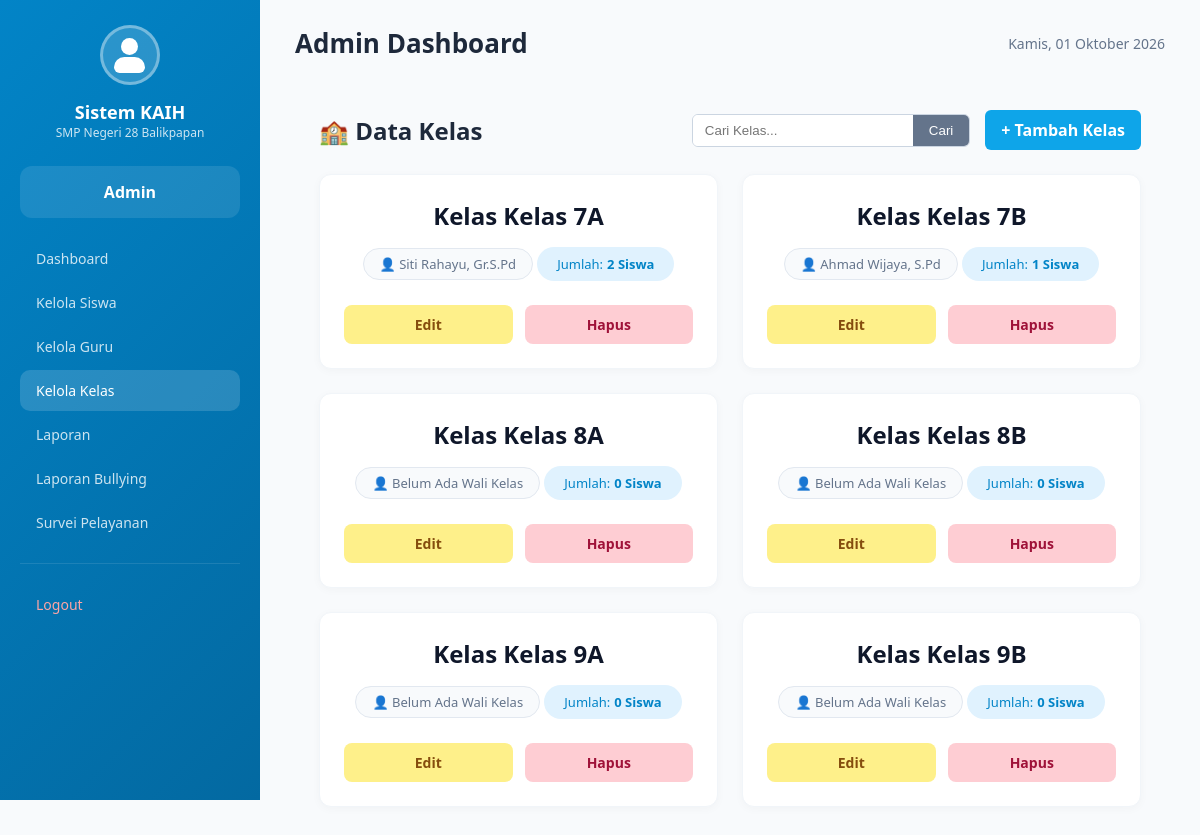
The app's page /aplikasi/admin/kelas.php (signed in) with its own data.
### tables this page shows
CREATE TABLE `kaih_kelas` (
  `id` bigint unsigned NOT NULL AUTO_INCREMENT,
  `nama_kelas` varchar(50) NOT NULL,
  `tingkat` enum('7','8','9') DEFAULT NULL,
  `wali_kelas_id` bigint unsigned DEFAULT NULL,
  `created_at` timestamp NULL DEFAULT NULL,
  `updated_at` timestamp NULL DEFAULT NULL,
  PRIMARY KEY (`id`),
  UNIQUE KEY `unique_nama_kelas` (`nama_kelas`),
  KEY `kaih_kelas_wali_kelas_id_foreign` (`wali_kelas_id`)
);

### aplikasi/admin/kelas.php (the view, shortened to what this page needs)
<?php
require_once '../../config/database.php';
$search = $_GET['search'] ?? '';
$query = "
    SELECT
        k.id,
        k.nama_kelas,
        (SELECT COUNT(*) FROM siswa s WHERE s.kelas = k.nama_kelas) AS jumlah_siswa,
        (SELECT nama_guru FROM guru g WHERE g.kelas = k.nama_kelas LIMIT 1) AS nama_wali
    FROM kaih_kelas k
";
$query .= " ORDER BY k.nama_kelas ASC";
$stmt = $pdo->prepare($query);
$stmt->execute();
$kelas_data = $stmt->fetchAll(PDO::FETCH_ASSOC);
require_once '../includes/header-kaih.php';
?>
<div class="kelas-container">
    <div class="kelas-header">
        <h2>🏫 Data Kelas</h2>
        <div class="header-actions">
            <form method="GET" action="" class="search-box">
                <input type="text" name="search" placeholder="Cari Kelas..." value="<?php echo htmlspecialchars($search); ?>">
                <button type="submit">Cari</button>
            </form>
            <a href="tambah_kelas.php" class="btn-tambah">+ Tambah Kelas</a>
        </div>
    </div>
    <div class="kelas-grid">
        <?php if (count($kelas_data) > 0): ?>
            <?php foreach ($kelas_data as $row): ?>
                <div class="kelas-card" data-href="siswa.php?q=<?php echo urlencode($row['nama_kelas']); ?>">
                    <h3>Kelas <?php echo htmlspecialchars($row['nama_kelas']); ?></h3>
                    <div class="wali-kelas">
                        👤 <?php echo !empty($row['nama_wali']) ? htmlspecialchars($row['nama_wali']) : 'Belum Ada Wali Kelas'; ?>
                    </div>
                    <div class="badge-siswa" title="Lihat daftar siswa kelas <?php echo htmlspecialchars($row['nama_kelas']); ?>">
                        Jumlah: <strong><?php echo $row['jumlah_siswa']; ?> Siswa</strong>
                    </div>
                    <div class="card-actions">
                        <a href="edit_kelas.php?id=<?php echo $row['id']; ?>" class="btn-edit">Edit</a>
                        <a href="hapus_kelas.php?id=<?php echo $row['id']; ?>" class="btn-hapus" onclick="return confirm('Yakin ingin menghapus kelas ini?');">Hapus</a>
                    </div>
                </div>
            <?php endforeach; ?>
        <?php else: ?>
            <div style="grid-column: 1 / -1; text-align: center; padding: 40px; color: #64748b; background: #fff; border-radius: 12px;">
                Belum ada data kelas yang ditambahkan atau tidak ada hasil pencarian.
            </div>
        <?php endif; ?>
    </div>
</div>

### aplikasi/includes/header-kaih.php (style rules this page uses)
* { margin: 0; padding: 0; box-sizing: border-box; }
body { font-family: 'Segoe UI', Tahoma, Geneva, Verdana, sans-serif; background: #f1f5f9; min-height: 100vh; }

### aplikasi/admin/kelas.php (style rules this page uses)
body { background-color: #f8fafc; }
.kelas-container { padding: 24px; width: 100%; max-width: 1200px; margin: 0 auto; box-sizing: border-box; }
.kelas-header { display: flex; justify-content: space-between; align-items: center; margin-bottom: 24px; width: 100%; }
.kelas-header h2 { margin: 0; font-size: 24px; color: #1e293b; display: flex; align-items: center; gap: 10px; }
.header-actions { display: flex; align-items: center; gap: 15px; }
.search-box { display: flex; border: 1px solid #cbd5e1; border-radius: 6px; overflow: hidden; background: #fff; }
.search-box input { padding: 8px 12px; border: none; outline: none; width: 220px; }
.search-box button { background: #64748b; color: white; border: none; padding: 8px 16px; cursor: pointer; }
.btn-tambah { background: #0ea5e9; color: white; text-decoration: none; padding: 9px 16px; border-radius: 6px; font-weight: 600; display: flex; align-items: center; gap: 6px; white-space: nowrap; }
.kelas-grid { display: grid; grid-template-columns: repeat(auto-fill, minmax(280px, 1fr)); gap: 24px; }
.kelas-card { background: #ffffff; border-radius: 12px; padding: 24px; text-align: center; box-shadow: 0 2px 10px rgba(0, 0, 0, 0.03); border: 1px solid #f1f5f9; transition: transform 0.2s ease, box-shadow 0.2s ease; cursor: pointer; position: relative; }
.kelas-card h3 { margin: 0 0 15px 0; font-size: 24px; color: #0f172a; font-weight: 700; }
.wali-kelas { display: inline-flex; align-items: center; justify-content: center; gap: 8px; background: #f8fafc; padding: 6px 16px; border-radius: 20px; font-size: 13px; color: #64748b; margin-bottom: 20px; border: 1px solid #e2e8f0; width: fit-content; margin-left: auto; margin-right: auto; }
.badge-siswa { display: inline-flex; align-items: center; justify-content: center; background-color: #e0f2fe; color: #0284c7; padding: 8px 20px; border-radius: 20px; font-size: 13px; font-weight: 500; margin-bottom: 24px; }
.badge-siswa strong { margin-left: 4px; font-weight: 700; }
.card-actions { display: flex; gap: 12px; justify-content: center; }
.btn-edit, .btn-hapus { flex: 1; padding: 10px; border-radius: 8px; text-decoration: none; font-size: 14px; font-weight: 600; text-align: center; border: none; cursor: pointer; transition: background 0.2s; position: relative; z-index: 2; }
.btn-edit { background: #fef08a; color: #854d0e; }
.btn-hapus { background: #fecdd3; color: #9f1239; }

### records on screen
kaih_kelas: nama_kelas "Kelas 7A", nama_wali "Siti Rahayu, Gr.S.Pd", jumlah_siswa "2"
kaih_kelas: nama_kelas "Kelas 7B", nama_wali "Ahmad Wijaya, S.Pd", jumlah_siswa "1"
kaih_kelas: nama_kelas "Kelas 8A", shows "Belum Ada Wali Kelas", jumlah_siswa "0"
kaih_kelas: nama_kelas "Kelas 8B", shows "Belum Ada Wali Kelas", jumlah_siswa "0"
kaih_kelas: nama_kelas "Kelas 9A", shows "Belum Ada Wali Kelas", jumlah_siswa "0"
kaih_kelas: nama_kelas "Kelas 9B", shows "Belum Ada Wali Kelas", jumlah_siswa "0"

### other values on screen
$sidebarLabel "Admin"
$role "Admin"
tanggalIndo() "Kamis, 01 Oktober 2026"
